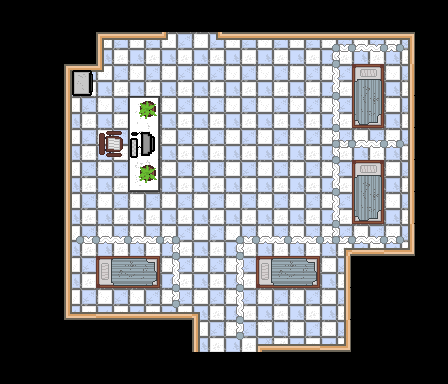

The image is a tile-based game level rendered from a .tmx file. Its description and complete source (layers, tilesets, objects, tile grids) follow:
An orthogonal 14x12 tile map with 32x32 px tiles, 3 tile layers (Tile Layer 1, Tile Layer 2, Tile Layer 3).

<map version="1.2" tiledversion="1.2.2" orientation="orthogonal" renderorder="left-up" width="14" height="12" tilewidth="32" tileheight="32" infinite="0" nextlayerid="4" nextobjectid="1">
 <tileset firstgid="1" source="FullSpriteSheet.tsx" />
 <layer id="1" name="Tile Layer 1" width="14" height="12">
  <data encoding="csv">
104,104,104,104,104,104,104,104,104,104,104,104,104,104,
104,104,104,329,459,330,458,298,298,298,298,298,300,104,
104,104,329,459,330,330,330,330,330,330,330,2684354701,332,104,
104,104,395,330,302,330,330,330,330,330,330,2684354702,332,104,
104,104,395,466,334,330,330,330,330,330,330,330,332,104,
104,104,395,330,366,330,330,330,330,330,330,2684354701,332,104,
104,104,395,330,330,330,330,330,330,330,330,2684354702,332,104,
104,104,395,330,330,330,330,330,330,330,491,394,364,104,
104,104,395,141,142,330,330,330,141,142,332,104,104,104,
104,104,393,394,394,394,426,330,330,330,332,104,104,104,
104,104,104,104,104,104,395,330,536871337,394,364,104,104,104,
104,104,104,104,104,104,104,104,104,104,104,104,104,104
</data>
 </layer>
 <layer id="2" name="Tile Layer 2" width="14" height="12">
  <data encoding="csv">
0,0,0,0,0,0,0,0,0,0,0,0,0,0,
0,0,0,0,0,0,0,0,0,0,0,0,0,0,
0,0,0,0,0,0,0,0,0,0,0,0,0,0,
0,0,0,0,0,0,0,0,0,0,0,0,0,0,
0,0,0,0,0,0,0,0,0,0,0,0,0,0,
0,0,0,0,0,0,0,0,0,0,0,0,0,0,
0,0,0,0,0,0,0,0,0,0,0,0,0,0,
0,0,0,0,0,0,0,0,0,0,0,0,0,0,
0,0,0,0,0,0,0,0,0,0,0,0,0,0,
0,0,0,0,0,0,0,0,0,0,0,0,0,0,
0,0,0,0,0,0,0,0,0,0,0,0,0,0,
0,0,0,0,0,0,0,0,0,0,0,0,0,0
</data>
 </layer>
 <layer id="3" name="Tile Layer 3" width="14" height="12">
  <data encoding="csv">
169,169,169,169,169,169,169,169,169,169,169,169,169,169,
169,169,169,169,298,459,169,169,169,169,1610613166,1610613197,2684354989,169,
169,169,2147484365,169,169,169,169,169,169,169,461,169,169,169,
169,169,169,169,301,169,169,169,169,169,461,169,169,169,
169,169,169,169,2147484144,169,169,169,169,169,3221225903,1610613197,2684354989,169,
169,169,169,169,301,169,169,169,169,169,461,169,169,169,
169,169,169,169,169,169,169,169,169,169,461,169,169,169,
169,169,1610613165,1610613197,1610613197,430,169,1610613166,1610613197,1610613197,2684354991,1610613197,2684354989,169,
169,169,169,169,169,461,169,3221225933,169,169,169,169,169,169,
169,169,169,169,169,3221225901,169,3221225933,169,169,169,169,169,169,
169,169,169,169,169,169,169,3221225901,169,169,169,169,169,169,
169,169,169,169,169,169,169,169,169,169,169,169,169,169
</data>
 </layer>
</map>
